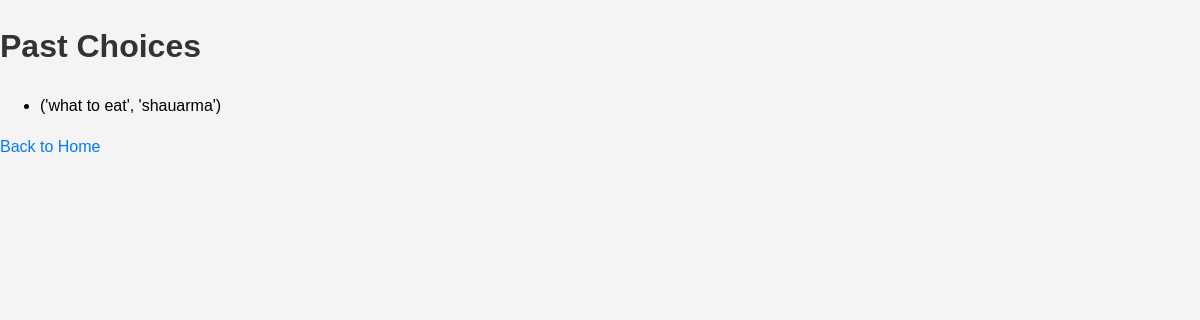
Before: /view_past_choices (signed in) with the older database file.
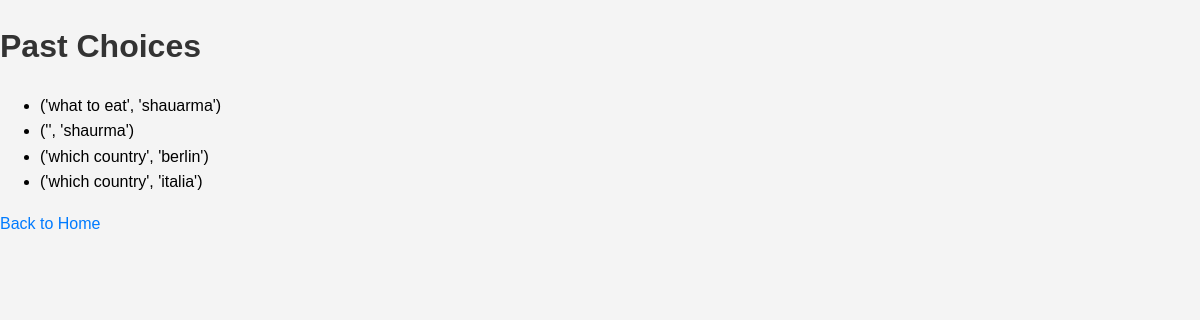
After: the same page with the newer database file.
### tables this page shows
CREATE TABLE choices (
            id INTEGER PRIMARY KEY AUTOINCREMENT,
            username TEXT NOT NULL,
            dilemma TEXT NOT NULL,
            choice TEXT NOT NULL,
            FOREIGN KEY (username) REFERENCES users (username)
        );

### app.py (the view)
@app.route('/view_past_choices')
def view_past_choices():
    username = session.get('username')
    if not username:
        return redirect(url_for('login'))
    past_choices = get_user_choices(username)
    return render_template('past_choices.html', past_choices=past_choices)

### database.py (called while the page is built)
def get_user_choices(username):
    try:
        conn = sqlite3.connect(DATABASE)
        cursor = conn.cursor()
        cursor.execute("SELECT dilemma, choice FROM choices WHERE username = ?", (username,))
        choices = cursor.fetchall()
        return choices
    except Exception as e:
        print(f"An error occurred while fetching user choices: {e}")
        return []
    finally:
        conn.close()

### templates/past_choices.html (shortened to what this page needs)
<!DOCTYPE html>
<html lang="en">
<head>
    <link rel="stylesheet" href="{{ url_for('static', filename='css/styles.css') }}">
</head>
<body>
    <div class="past-choices-container">
        <h1>Past Choices</h1>
        <ul>
            {% for choice in past_choices %}
                <li>{{ choice }}</li>
            {% endfor %}
        </ul>
        <a href="{{ url_for('index') }}">Back to Home</a>
    </div>
</body>
</html>

### static/css/styles.css (style rules this page uses)
body { font-family: Arial, sans-serif; line-height: 1.6; margin: 0; padding: 0; background-color: #f4f4f4; }
h1 { font-size: 2em; color: #333; margin-bottom: 20px; }
a { color: #007BFF; text-decoration: none; transition: color 0.3s ease; }

Changed rows visible on the page:
added choices: choice "('', 'shaurma')"
added choices: choice "('which country', 'berlin')"
added choices: choice "('which country', 'italia')"
